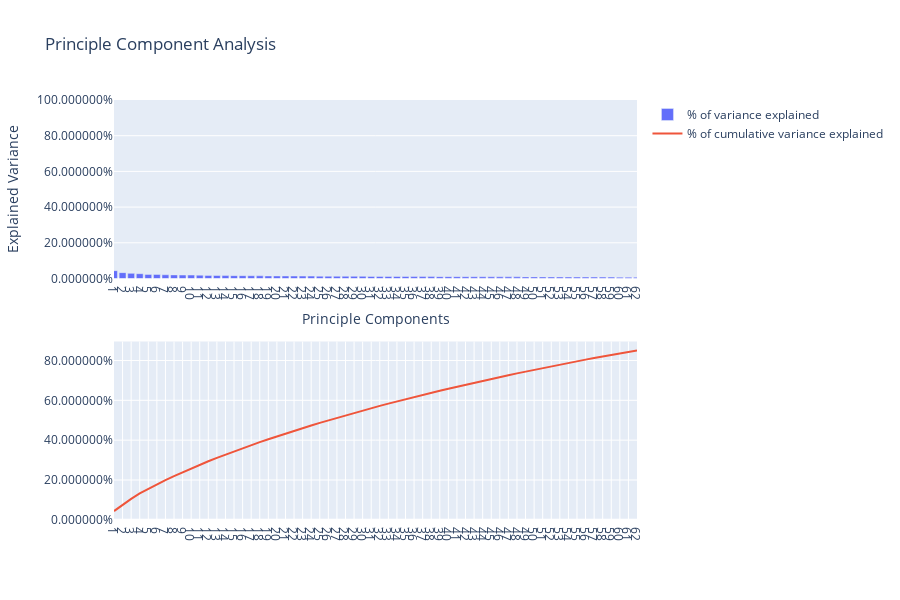

The notebook cell this image was saved under:
### Code cell
bar_range = pca.n_components_+1
from plotly.subplots import make_subplots
import plotly.graph_objects as go
fig = make_subplots(rows=2, cols=1)

fig.add_trace(go.Bar(x=list(range(1, bar_range)), y=pca.explained_variance_ratio_, name="% of variance explained"),row=1, col=1)

fig.add_trace(go.Scatter(x=list(range(1, bar_range)), y=np.cumsum(pca.explained_variance_ratio_), name='% of cumulative variance explained'),row=2, col=1)

fig.update_xaxes(title_text="Principle Components", range=[1,pca.n_components], row=1, col=1)
fig.update_yaxes(title_text="Explained Variance",range=[0,1], row=1, col=1)
fig.update_layout(height=600,
                  title_text="Principle Component Analysis",
                  yaxis1_tickformat = '%',
                  yaxis2_tickformat = '%',
                  xaxis1=dict(tickmode='linear'),
                  xaxis2=dict(tickmode='linear'))
fig.show()

### Figure 1 — Plotly figure (JSON) as saved in the notebook; plotly's stock layout.template omitted (floating-point values rounded to 4 significant figures)
{"data": [{"name": "% of variance explained", "type": "bar", "x": [1, 2, 3, 4, 5, 6, 7, 8, 9, 10, 11, 12, 13, 14, 15, 16, 17, 18, 19, 20, 21, 22, 23, 24, 25, 26, 27, 28, 29, 30, 31, 32, 33, 34, 35, 36, 37, 38, 39, 40, 41, 42, 43, 44, 45, 46, 47, 48, 49, 50, 51, 52, 53, 54, 55, 56, 57, 58, 59, 60, 61, 62], "xaxis": "x", "y": [0.04384, 0.03283, 0.02873, 0.02693, 0.02304, 0.02284, 0.02089, 0.02028, 0.01942, 0.01931, 0.01854, 0.01738, 0.01679, 0.01635, 0.01597, 0.01595, 0.01555, 0.01521, 0.01443, 0.01437, 0.01408, 0.01383, 0.01361, 0.01336, 0.01308, 0.01275, 0.01267, 0.01259, 0.0123, 0.01214, 0.01168, 0.01157, 0.01124, 0.01121, 0.01112, 0.01078, 0.01071, 0.01053, 0.01029, 0.0102, 0.01008, 0.009949, 0.009763, 0.009626, 0.009541, 0.009424, 0.009263, 0.009237, 0.009097, 0.009068, 0.008824, 0.008688, 0.008601, 0.008424, 0.008207, 0.008179, 0.008072, 0.007969, 0.00771, 0.007613, 0.007467, 0.00736], "yaxis": "y"}, {"name": "% of cumulative variance explained", "type": "scatter", "x": [1, 2, 3, 4, 5, 6, 7, 8, 9, 10, 11, 12, 13, 14, 15, 16, 17, 18, 19, 20, 21, 22, 23, 24, 25, 26, 27, 28, 29, 30, 31, 32, 33, 34, 35, 36, 37, 38, 39, 40, 41, 42, 43, 44, 45, 46, 47, 48, 49, 50, 51, 52, 53, 54, 55, 56, 57, 58, 59, 60, 61, 62], "xaxis": "x2", "y": [0.04384, 0.07667, 0.1054, 0.1323, 0.1554, 0.1782, 0.1991, 0.2194, 0.2388, 0.2581, 0.2767, 0.294, 0.3108, 0.3272, 0.3432, 0.3591, 0.3747, 0.3899, 0.4043, 0.4187, 0.4327, 0.4466, 0.4602, 0.4735, 0.4866, 0.4994, 0.512, 0.5246, 0.5369, 0.5491, 0.5607, 0.5723, 0.5836, 0.5948, 0.6059, 0.6167, 0.6274, 0.6379, 0.6482, 0.6584, 0.6685, 0.6784, 0.6882, 0.6978, 0.7074, 0.7168, 0.7261, 0.7353, 0.7444, 0.7535, 0.7623, 0.771, 0.7796, 0.788, 0.7962, 0.8044, 0.8124, 0.8204, 0.8281, 0.8357, 0.8432, 0.8506], "yaxis": "y2"}], "layout": {"height": 600, "title": {"text": "Principle Component Analysis"}, "xaxis": {"anchor": "y", "domain": [0, 1], "range": [1, 62], "tickmode": "linear", "title": {"text": "Principle Components"}}, "xaxis2": {"anchor": "y2", "domain": [0, 1], "tickmode": "linear"}, "yaxis": {"anchor": "x", "domain": [0.575, 1], "range": [0, 1], "tickformat": "%", "title": {"text": "Explained Variance"}}, "yaxis2": {"anchor": "x2", "domain": [0, 0.425], "tickformat": "%"}}}
